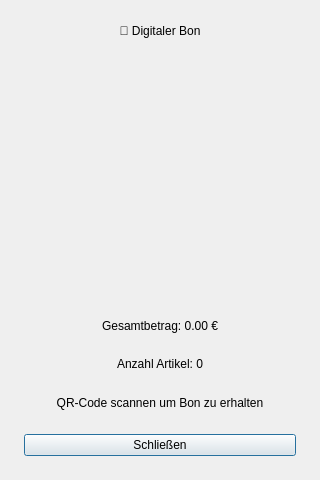
<?xml version="1.0" encoding="UTF-8"?>
<ui version="4.0">
 <class>QrDialog</class>
 <widget class="QDialog" name="QrDialog">
  <property name="geometry">
   <rect>
    <x>0</x>
    <y>0</y>
    <width>320</width>
    <height>480</height>
   </rect>
  </property>
  <property name="windowTitle">
   <string>Digitaler Bon</string>
  </property>
  <property name="sizePolicy">
   <sizepolicy hsizetype="Fixed" vsizetype="Fixed">
    <horstretch>0</horstretch>
    <verstretch>0</verstretch>
   </sizepolicy>
  </property>
  <layout class="QVBoxLayout" name="rootLayout">
   <property name="spacing">
    <number>16</number>
   </property>
   <property name="leftMargin">
    <number>24</number>
   </property>
   <property name="topMargin">
    <number>24</number>
   </property>
   <property name="rightMargin">
    <number>24</number>
   </property>
   <property name="bottomMargin">
    <number>24</number>
   </property>
   <item>
    <widget class="QLabel" name="titleLabel">
     <property name="text">
      <string>📱 Digitaler Bon</string>
     </property>
     <property name="alignment">
      <set>Qt::AlignmentFlag::AlignHCenter</set>
     </property>
    </widget>
   </item>
   <item>
    <widget class="QLabel" name="qrLabel">
     <property name="minimumSize">
      <size>
       <width>240</width>
       <height>240</height>
      </size>
     </property>
     <property name="maximumSize">
      <size>
       <width>240</width>
       <height>240</height>
      </size>
     </property>
     <property name="text">
      <string/>
     </property>
     <property name="alignment">
      <set>Qt::AlignmentFlag::AlignHCenter|Qt::AlignmentFlag::AlignVCenter</set>
     </property>
    </widget>
   </item>
   <item>
    <widget class="QLabel" name="totalLabel">
     <property name="text">
      <string>Gesamtbetrag: 0.00 €</string>
     </property>
     <property name="alignment">
      <set>Qt::AlignmentFlag::AlignHCenter</set>
     </property>
    </widget>
   </item>
   <item>
    <widget class="QLabel" name="countLabel">
     <property name="text">
      <string>Anzahl Artikel: 0</string>
     </property>
     <property name="alignment">
      <set>Qt::AlignmentFlag::AlignHCenter</set>
     </property>
    </widget>
   </item>
   <item>
    <widget class="QLabel" name="hintLabel">
     <property name="text">
      <string>QR-Code scannen um Bon zu erhalten</string>
     </property>
     <property name="alignment">
      <set>Qt::AlignmentFlag::AlignHCenter</set>
     </property>
     <property name="wordWrap">
      <bool>true</bool>
     </property>
    </widget>
   </item>
   <item>
    <widget class="QPushButton" name="closeBtn">
     <property name="text">
      <string>Schließen</string>
     </property>
    </widget>
   </item>
  </layout>
 </widget>
 <resources/>
 <connections/>
</ui>
